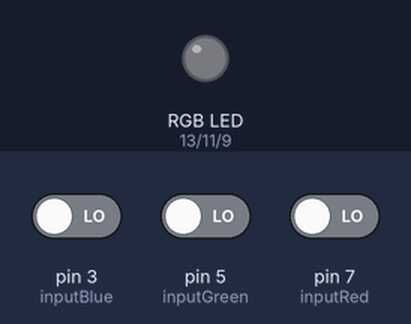
Simulated run of this sketch. Board: Arduino Uno, built with avr-gcc and run on an emulated ATmega328P. Shown: an RGB LED mixed from three pins (HIGH = lit). Dashed ring = blinking. Inputs (shaded band) come from the test bench; at power-on: pin 3 (inputBlue) LOW, pin 5 (inputGreen) LOW, pin 7 (inputRed) LOW.

Above: at 1.3 s.
1.4 s: pin 3 (inputBlue) driven HIGH
At 1.62 s:
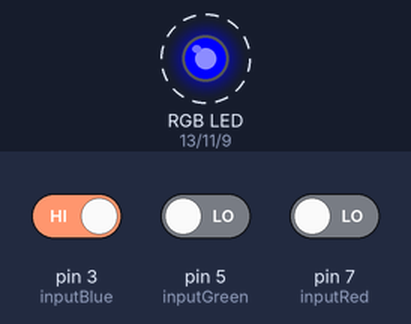
4.4 s: pin 5 (inputGreen) driven HIGH
At 4.62 s:
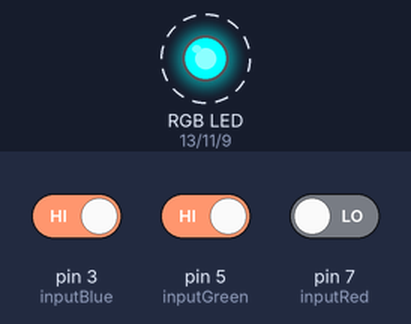
7.4 s: pin 7 (inputRed) driven HIGH
At 7.62 s:
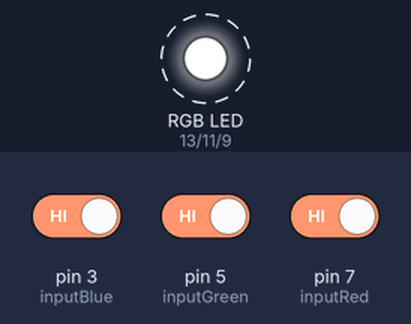
10.4 s: pin 3 (inputBlue) driven LOW
At 10.62 s:
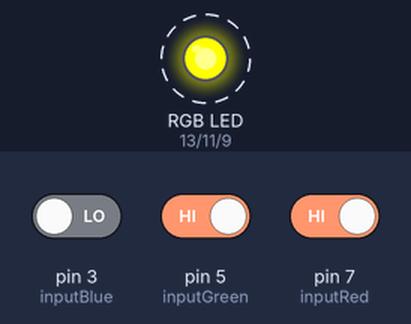
13.4 s: pin 5 (inputGreen) driven LOW
At 13.62 s:
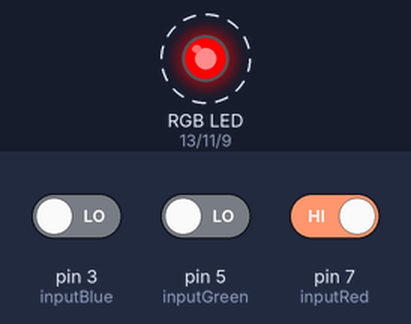
16.4 s: pin 3 (inputBlue) driven HIGH
At 16.62 s:
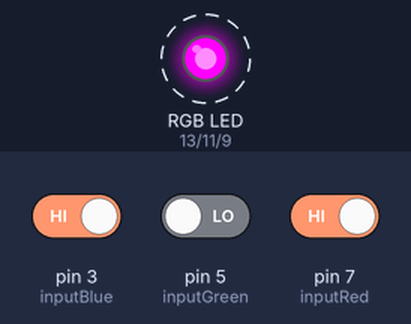
Timing chart, 0 to 20.4 s (numbered marks = the images above; inputs shaded):
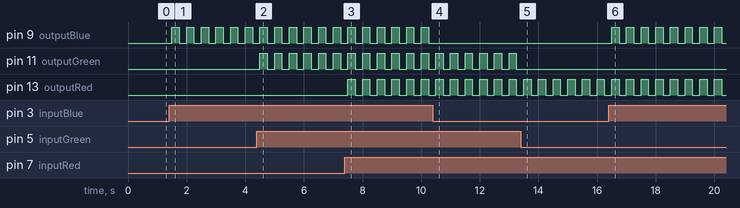

Measured:
- after the input at 1.4 s, pin 9 (outputBlue): alternates HIGH for 0.25 s and LOW for 0.25 s, starting after 0.10 s
- after the input at 4.4 s, pin 11 (outputGreen): alternates HIGH for 0.25 s and LOW for 0.25 s, starting after 0.10 s
- after the input at 7.4 s, pin 13 (outputRed): alternates HIGH for 0.25 s and LOW for 0.25 s, starting after 0.10 s
- after the input at 10.4 s, pin 9 (outputBlue): stops changing and stays LOW
- after the input at 13.4 s, pin 11 (outputGreen): stops changing and stays LOW
- after the input at 16.4 s, pin 9 (outputBlue): alternates HIGH for 0.25 s and LOW for 0.25 s, starting after 0.10 s

The sketch:

ToggleRGBwButtons.ino
```cpp
/*
3 buttons toggle 3 LEDs (red, blue and green)
+ power corresponding color on a single RGB LED

allowing person to toggle the color of the the
RGB LED while using single color LEDs to indicate
which colors are toggled.
*/

int inputBlue = 3; // blue in
int inputGreen = 5; // green in
int inputRed = 7; // red in

int outputBlue = 9; // blue out
int outputGreen = 11; // green out
int outputRed = 13; // red out

void setup() {

  // blue
  pinMode(inputBlue, INPUT);
  pinMode(outputBlue, OUTPUT);

  // green
  pinMode(inputGreen, INPUT);
  pinMode(outputGreen, OUTPUT);

  //red
  pinMode(inputRed, INPUT);
  pinMode(outputRed, OUTPUT);
}

// bools used to keep track of toggled state
bool toggleBlue = false;
bool toggleGreen = false;
bool toggleRed = false;

/*
  if button pressed:
    toggle var
    if toggled:
      turn on
    if not toggled:
      turn off
*/
void loop() {

  int stateBlue = digitalRead(inputBlue);
  int stateGreen = digitalRead(inputGreen);
  int stateRed = digitalRead(inputRed);

  if(stateRed == 1){
    toggleRed = !toggleRed;
    if(toggleRed){
      digitalWrite(outputRed, HIGH);
    } else {
      digitalWrite(outputRed, LOW);
    }
  }

  if (stateBlue == 1) {
    toggleBlue = !toggleBlue;
    if(toggleBlue){
      digitalWrite(outputBlue, HIGH);
    } else {
      digitalWrite(outputBlue, LOW);
    }
  }

  if (stateGreen == 1) {
    toggleGreen = !toggleGreen;
    if(toggleGreen){
      digitalWrite(outputGreen, HIGH);
    } else {
      digitalWrite(outputGreen, LOW);
    }
  }

  delay(250); // delay 0.5sec for smoothness

}
```
